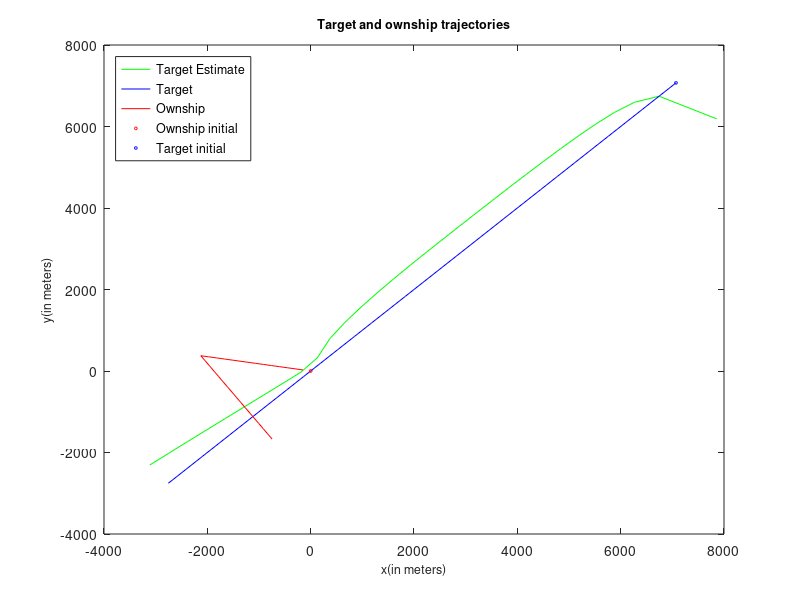

This chart was generated by the following MATLAB code:
%script
rangeVar = 1;
thetaVar = 6;
velocityVar = 10;
% targetInit = [7071; 7071; 225; 7.72];
% ownshipInit = [0; 0; 170; 2.57];
targetInit = [7071; 7071; -5.4589; -5.4589];
ownshipInit = [0; 0; -2.5310; .4463];
ownshipState = ownshipInit;
targetState = targetInit;
targetStateLog = [targetInit];
ownshipStateLog = [];
rmsLog = [];
startTime = 60;
time = startTime;
finalTime = 1800;
timeStep = 60;

%Initial Measurements
bearing = atan2(targetInit(1)-ownshipInit(1),targetInit(2)-ownshipInit(2))*180/pi + (thetaVar * randn());
distance = sqrt((targetInit(1)-ownshipInit(1)+(rangeVar * randn()))^2+(targetInit(2)-ownshipInit(2)+(rangeVar * randn()))^2);
targetEst = [distance*cosd(bearing);
             distance*sind(bearing);
             0;
             0];
targetEstLog = [targetEst];
P = [0 0 0 0;
     0 0 0 0;
     0 0 velocityVar^2 0;
     0 0 0 velocityVar^2];
Q = [rangeVar^2 0;
     0 rangeVar^2];
F = [1 0 timeStep 0;
     0 1 0 timeStep;
     0 0 1 0;
     0 0 0 1];
 
 
%Simulation
for i = startTime:timeStep:finalTime
    time = i;
    
%move vehicle and target
if(time == 900)
    ownshipState(3) = 1.4371;
    ownshipState(4) = -2.1306;
end
ownshipState = F*ownshipState;
ownshipStateLog = [ownshipStateLog ownshipState];
targetState = F*targetState;
targetStateLog = [targetStateLog targetState];

%Measure
H=[(1-(ownshipState(1)/targetState(1))) 0 0 0;
    0 (1-(ownshipState(2)/targetState(2))) 0 0];
dis = H*targetState;
varry = rangeVar * randn();
distance = sqrt((dis(1)+varry)^2+(dis(2)+varry)^2);%Check the variance method

%Estimation
targetEst = F*targetEst;
H_est = [(1-(ownshipState(1)/targetEst(1))) 0 0 0;
    0 (1-(ownshipState(2)/targetEst(2))) 0 0];
disEst = H*targetEst;
P_pred = F*P*F'; %QsuperS
S=H*P_pred*H'+Q;
K=P_pred*H'/S;
targetEst = targetEst + K*(dis-disEst);
P_pred = (eye(4)-K*H)*P_pred;
P = P_pred;
targetEstLog = [targetEstLog targetEst];
r = sqrt( sum( (targetStateLog(1:2)-targetEstLog(1:2)).^2) / numel(targetStateLog) ); 
rmsLog = [rmsLog r];



end

%Figure
plot(targetEstLog(1,:),targetEstLog(2,:),'-g')
hold on
plot(targetStateLog(1,:),targetStateLog(2,:),'-b')
hold on
plot(ownshipStateLog(1,:),ownshipStateLog(2,:),'-r')
hold on
plot(ownshipInit(1),ownshipInit(2),'or', 'MarkerSize', 2)
hold on
plot(targetInit(1),targetInit(2),'ob', 'MarkerSize', 2)
legend('Target Estimate','Target','Ownship','Ownship initial','Target initial')
legend('Location','northwest')
xlim([-4000 8000])
ylim([-4000 8000])
xlabel('x(in meters)','FontSize',9)
ylabel('y(in meters)','FontSize',9)
title('Target and ownship trajectories','FontSize',9)

% figure()
% plot(rmsLog)
